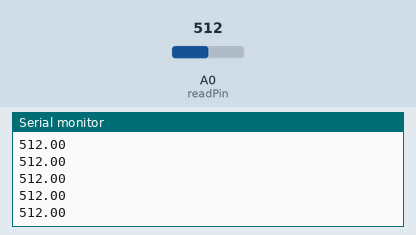
Simulated run of this sketch. Board: Arduino Uno, built with avr-gcc and run on an emulated ATmega328P. Parts: the last lines printed to the serial monitor. Inputs (shaded band) come from the test bench; at power-on: A0 (readPin) = 512.

Above: at 1.2 s.
1.3 s: A0 (readPin) set to 716
At 1.8 s:
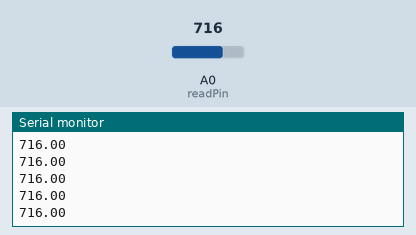
2.8 s: A0 (readPin) set to 900
At 3.6 s:
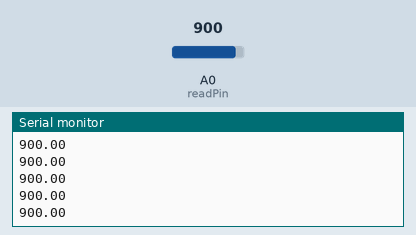
Timing chart, 0 to 5.8 s (numbered marks = the images above; inputs shaded):
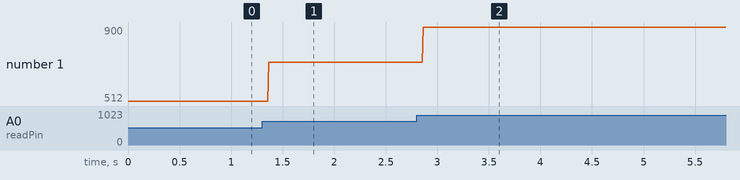

The sketch:

capacitor.ino
```cpp
/*
 * This code reads an analog sensor connected to pin A0,
 * converts the raw sensor value to a voltage, and prints the sensor value to the serial monitor.
 */
// Define the analog input pin
const int readPin = A0;

void setup() {
  // Start serial communication
  Serial.begin(9600);
}

void loop() {
  // Read the analog sensor value
  float sensorValue = analogRead(readPin);

  // Convert the sensor value to a voltage
  float voltage = sensorValue * (5.0 / 1023.0);

  // Print the sensor value to the serial monitor
  Serial.println(sensorValue);

  // Wait for a short time
  delay(5);
}
```

Measured:
- after the input at 1.3 s, the serial monitor: prints a new line after 0.07 s (image 1)
- after the input at 2.8 s, the serial monitor: prints a new line after 0.06 s (image 2)
- plotted number 1: 512 → 716 after the input at 1.3 s, 716 → 900 after the input at 2.8 s
